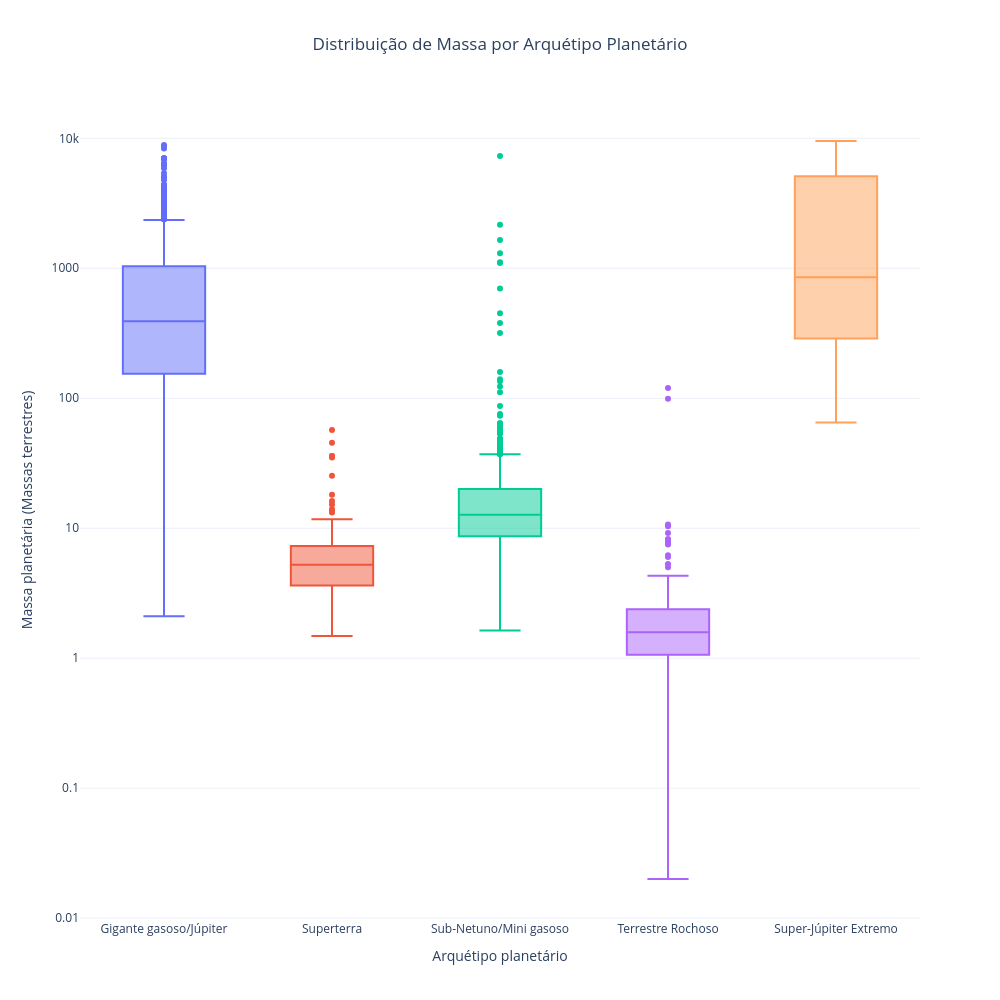

Source (notebook cell):
### Code cell
import plotly.express as px

df_box = df.dropna(subset=['arquetipo_planetario', 'massa_planetaria', 'nome_planeta'])
df_box = df_box[df_box['massa_planetaria'] > 0]

fig = px.box(
    df_box,
    x='arquetipo_planetario',
    y='massa_planetaria',
    color='arquetipo_planetario',
    hover_name='nome_planeta',
    log_y=True,
    title='Distribuição de Massa por Arquétipo Planetário',
    labels={
        'arquetipo_planetario': 'Arquétipo planetário',
        'massa_planetaria': 'Massa planetária (Massas terrestres)'
    },
    template='plotly_white'
)

fig.update_yaxes(dtick=1)

fig.update_layout(
    width=1000,
    height=1000,
    title_x=0.5,
    showlegend=False
)

fig.show()

### Figure 1 — Plotly figure (JSON) as saved in the notebook; plotly's stock layout.template omitted (floating-point values rounded to 4 significant figures; data arrays with more than 128 entries replaced by an {"elided": "..."} marker saying what was removed)
{"data": [{"alignmentgroup": "True", "hovertemplate": "<b>%{hovertext}</b><br><br>Arquétipo planetário=%{x}<br>Massa planetária (Massas terrestres)=%{y}<extra></extra>", "hovertext": {"elided": "1729 str values"}, "legendgroup": "Gigante gasoso/Júpiter", "marker": {"color": "#636efa"}, "name": "Gigante gasoso/Júpiter", "notched": false, "offsetgroup": "Gigante gasoso/Júpiter", "orientation": "v", "showlegend": true, "type": "box", "x": {"elided": "1729 str values"}, "x0": " ", "xaxis": "x", "y": {"elided": "1729 float values"}, "y0": " ", "yaxis": "y"}, {"alignmentgroup": "True", "hovertemplate": "<b>%{hovertext}</b><br><br>Arquétipo planetário=%{x}<br>Massa planetária (Massas terrestres)=%{y}<extra></extra>", "hovertext": {"elided": "388 str values"}, "legendgroup": "Superterra", "marker": {"color": "#EF553B"}, "name": "Superterra", "notched": false, "offsetgroup": "Superterra", "orientation": "v", "showlegend": true, "type": "box", "x": {"elided": "388 str values"}, "x0": " ", "xaxis": "x", "y": {"elided": "388 float values"}, "y0": " ", "yaxis": "y"}, {"alignmentgroup": "True", "hovertemplate": "<b>%{hovertext}</b><br><br>Arquétipo planetário=%{x}<br>Massa planetária (Massas terrestres)=%{y}<extra></extra>", "hovertext": {"elided": "593 str values"}, "legendgroup": "Sub-Netuno/Mini gasoso", "marker": {"color": "#00cc96"}, "name": "Sub-Netuno/Mini gasoso", "notched": false, "offsetgroup": "Sub-Netuno/Mini gasoso", "orientation": "v", "showlegend": true, "type": "box", "x": {"elided": "593 str values"}, "x0": " ", "xaxis": "x", "y": {"elided": "593 float values"}, "y0": " ", "yaxis": "y"}, {"alignmentgroup": "True", "hovertemplate": "<b>%{hovertext}</b><br><br>Arquétipo planetário=%{x}<br>Massa planetária (Massas terrestres)=%{y}<extra></extra>", "hovertext": ["GJ 887 e", "TOI-1080 b", "TOI-4552 b", "TOI-789 b", "TOI-789 c", "Barnard c", "Barnard d", "Barnard e", "G 192-15 b", "G 261-6 b", "G 268-110 b", "GJ 341 b", "HD 224018 b", "OGLE-2016-BLG-0007L b", "Proxima Cen d", "TOI-1453 b", "TOI-2322 b", "TOI-6324 b", "Barnard b", "Gliese 12 b", "TOI-1450 A b", "TOI-1450 A c", "TOI-1776 b", "TOI-5388.01", "TOI-5720 b", "TOI-6008 b", "TOI-6255 b", "Teegarden's Star d", "Wolf 327 b", "AU Mic d", "K2-415 b", "LP 791-18 d", "Wolf 1069 b", "GJ 1002 b", "GJ 1002 c", "GJ 3929 b", "HD 23472 d", "HD 23472 e", "HD 23472 f", "HD 260655 b", "KOI-4777.01", "Kepler-138 e", "Kepler-1972 b", "Kepler-1972 c", "LTT 1445 A c", "TOI-1238 b", "TOI-1411 b", "TOI-500 b", "GJ 367 b", "GJ 393 b", "KMT-2020-BLG-0414L b", "KOI-3503 b", "KOI-3503 c", "Kepler-1876 b", "LHS 1478 b", "TOI-178 b", "GJ 1061 b", "GJ 1061 c", "GJ 1061 d", "GJ 1252 b", "Kepler-595 c", "LHS 1815 b", "HD 20781 b", "HD 21749 c", "K2-32 e", "L 98-59 b", "Teegarden's Star b", "Teegarden's Star c", "HD 215152 b", "HD 215152 c", "K2-157 b", "K2-223 b", "K2-266 c", "KOI-1831 d", "GJ 273 c", "GJ 3138 b", "GJ 9827 c", "K2-136 b", "OGLE-2016-BLG-1195L b", "PSR B0329+54 b", "Ross 128 b", "TRAPPIST-1 e", "TRAPPIST-1 f", "TRAPPIST-1 g", "TRAPPIST-1 h", "YZ Cet b", "YZ Cet c", "YZ Cet d", "tau Cet g", "tau Cet h", "K2-19 d", "Proxima Cen b", "TRAPPIST-1 b", "TRAPPIST-1 c", "TRAPPIST-1 d", "GJ 1132 b", "Wolf 1061 b", "Kepler-102 b", "Kepler-102 c", "Kepler-102 d", "Kepler-102 f", "Kepler-106 b", "Kepler-106 d", "Kepler-107 d", "Kepler-131 c", "Kepler-138 b", "Kepler-406 c", "Kepler-407 b", "Kepler-408 b", "Kepler-409 b", "Kepler-415 b", "OGLE-2013-BLG-0341L B b", "KOI-1843.03", "Kepler-37 b", "Kepler-37 c", "Kepler-62 c", "Kepler-68 c", "Kepler-78 b", "KOI-55 b", "KOI-55 c", "Kepler-20 e", "Kepler-20 f", "PSR B1257+12 b"], "legendgroup": "Terrestre Rochoso", "marker": {"color": "#ab63fa"}, "name": "Terrestre Rochoso", "notched": false, "offsetgroup": "Terrestre Rochoso", "orientation": "v", "showlegend": true, "type": "box", "x": ["Terrestre Rochoso", "Terrestre Rochoso", "Terrestre Rochoso", "Terrestre Rochoso", "Terrestre Rochoso", "Terrestre Rochoso", "Terrestre Rochoso", "Terrestre Rochoso", "Terrestre Rochoso", "Terrestre Rochoso", "Terrestre Rochoso", "Terrestre Rochoso", "Terrestre Rochoso", "Terrestre Rochoso", "Terrestre Rochoso", "Terrestre Rochoso", "Terrestre Rochoso", "Terrestre Rochoso", "Terrestre Rochoso", "Terrestre Rochoso", "Terrestre Rochoso", "Terrestre Rochoso", "Terrestre Rochoso", "Terrestre Rochoso", "Terrestre Rochoso", "Terrestre Rochoso", "Terrestre Rochoso", "Terrestre Rochoso", "Terrestre Rochoso", "Terrestre Rochoso", "Terrestre Rochoso", "Terrestre Rochoso", "Terrestre Rochoso", "Terrestre Rochoso", "Terrestre Rochoso", "Terrestre Rochoso", "Terrestre Rochoso", "Terrestre Rochoso", "Terrestre Rochoso", "Terrestre Rochoso", "Terrestre Rochoso", "Terrestre Rochoso", "Terrestre Rochoso", "Terrestre Rochoso", "Terrestre Rochoso", "Terrestre Rochoso", "Terrestre Rochoso", "Terrestre Rochoso", "Terrestre Rochoso", "Terrestre Rochoso", "Terrestre Rochoso", "Terrestre Rochoso", "Terrestre Rochoso", "Terrestre Rochoso", "Terrestre Rochoso", "Terrestre Rochoso", "Terrestre Rochoso", "Terrestre Rochoso", "Terrestre Rochoso", "Terrestre Rochoso", "Terrestre Rochoso", "Terrestre Rochoso", "Terrestre Rochoso", "Terrestre Rochoso", "Terrestre Rochoso", "Terrestre Rochoso", "Terrestre Rochoso", "Terrestre Rochoso", "Terrestre Rochoso", "Terrestre Rochoso", "Terrestre Rochoso", "Terrestre Rochoso", "Terrestre Rochoso", "Terrestre Rochoso", "Terrestre Rochoso", "Terrestre Rochoso", "Terrestre Rochoso", "Terrestre Rochoso", "Terrestre Rochoso", "Terrestre Rochoso", "Terrestre Rochoso", "Terrestre Rochoso", "Terrestre Rochoso", "Terrestre Rochoso", "Terrestre Rochoso", "Terrestre Rochoso", "Terrestre Rochoso", "Terrestre Rochoso", "Terrestre Rochoso", "Terrestre Rochoso", "Terrestre Rochoso", "Terrestre Rochoso", "Terrestre Rochoso", "Terrestre Rochoso", "Terrestre Rochoso", "Terrestre Rochoso", "Terrestre Rochoso", "Terrestre Rochoso", "Terrestre Rochoso", "Terrestre Rochoso", "Terrestre Rochoso", "Terrestre Rochoso", "Terrestre Rochoso", "Terrestre Rochoso", "Terrestre Rochoso", "Terrestre Rochoso", "Terrestre Rochoso", "Terrestre Rochoso", "Terrestre Rochoso", "Terrestre Rochoso", "Terrestre Rochoso", "Terrestre Rochoso", "Terrestre Rochoso", "Terrestre Rochoso", "Terrestre Rochoso", "Terrestre Rochoso", "Terrestre Rochoso", "Terrestre Rochoso", "Terrestre Rochoso", "Terrestre Rochoso", "Terrestre Rochoso", "Terrestre Rochoso", "Terrestre Rochoso"], "x0": " ", "xaxis": "x", "y": [1.46, 10.7, 1.83, 3.7, 3.0, 0.335, 0.263, 0.193, 1.03, 1.37, 1.52, 4.0, 4.1, 1.32, 0.26, 2.32, 2.31, 1.17, 0.299, 0.95, 1.258, 1.527, 1.4, 2.2, 4.3, 4.0, 1.44, 0.82, 2.53, 1.053, 7.5, 0.91, 1.26, 1.08, 1.36, 1.75, 0.55, 0.72, 0.77, 2.14, 99.2, 0.43, 2.02, 2.11, 1.54, 3.76, 2.0, 1.42, 0.503, 1.71, 1.87, 9.2, 10.36, 2.4, 2.27, 0.96, 1.11, 1.81, 1.67, 1.32, 3.3, 1.58, 1.93, 3.7, 2.1, 0.46, 1.16, 1.05, 1.819, 1.72, 1.14, 2.8, 0.2901, 2.23, 1.18, 1.78, 1.86, 4.3, 1.43, 1.97, 1.4, 0.692, 1.039, 1.321, 0.326, 0.7, 1.14, 1.09, 1.75, 1.83, 6.2, 1.055, 1.374, 1.308, 0.388, 1.837, 1.91, 1.1, 1.7, 3.0, 4.3, 5.3, 8.1, 7.7, 8.25, 0.07, 2.71, 1.93, 5.0, 6.0, 119.9, 1.66, 8.0, 0.79, 1.3, 4.0, 1.3, 1.68, 0.44, 0.655, 0.76, 1.4, 0.02], "y0": " ", "yaxis": "y"}, {"alignmentgroup": "True", "hovertemplate": "<b>%{hovertext}</b><br><br>Arquétipo planetário=%{x}<br>Massa planetária (Massas terrestres)=%{y}<extra></extra>", "hovertext": {"elided": "351 str values"}, "legendgroup": "Super-Júpiter Extremo", "marker": {"color": "#FFA15A"}, "name": "Super-Júpiter Extremo", "notched": false, "offsetgroup": "Super-Júpiter Extremo", "orientation": "v", "showlegend": true, "type": "box", "x": {"elided": "351 str values"}, "x0": " ", "xaxis": "x", "y": {"elided": "351 float values"}, "y0": " ", "yaxis": "y"}], "layout": {"boxmode": "overlay", "height": 1000, "legend": {"title": {"text": "Arquétipo planetário"}, "tracegroupgap": 0}, "showlegend": false, "title": {"text": "Distribuição de Massa por Arquétipo Planetário", "x": 0.5}, "width": 1000, "xaxis": {"anchor": "y", "categoryarray": ["Gigante gasoso/Júpiter", "Superterra", "Sub-Netuno/Mini gasoso", "Terrestre Rochoso", "Super-Júpiter Extremo"], "categoryorder": "array", "domain": [0, 1], "title": {"text": "Arquétipo planetário"}}, "yaxis": {"anchor": "x", "domain": [0, 1], "dtick": 1, "title": {"text": "Massa planetária (Massas terrestres)"}, "type": "log"}}}
